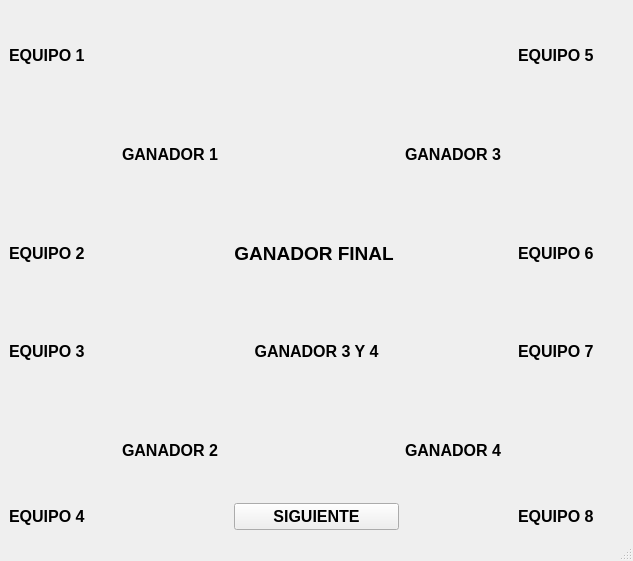
<?xml version="1.0" encoding="UTF-8"?>
<ui version="4.0">
 <class>MainWindow</class>
 <widget class="QMainWindow" name="MainWindow">
  <property name="geometry">
   <rect>
    <x>0</x>
    <y>0</y>
    <width>633</width>
    <height>561</height>
   </rect>
  </property>
  <property name="windowTitle">
   <string>Ventana7</string>
  </property>
  <widget class="QWidget" name="centralwidget">
   <layout class="QGridLayout" name="gridLayout">
    <item row="0" column="0">
     <widget class="QLabel" name="label">
      <property name="font">
       <font>
        <pointsize>12</pointsize>
        <weight>75</weight>
        <bold>true</bold>
       </font>
      </property>
      <property name="text">
       <string>EQUIPO 1</string>
      </property>
     </widget>
    </item>
    <item row="0" column="4">
     <widget class="QLabel" name="label_5">
      <property name="font">
       <font>
        <pointsize>12</pointsize>
        <weight>75</weight>
        <bold>true</bold>
       </font>
      </property>
      <property name="text">
       <string>EQUIPO 5 </string>
      </property>
     </widget>
    </item>
    <item row="1" column="1">
     <widget class="QLabel" name="label_10">
      <property name="font">
       <font>
        <pointsize>12</pointsize>
        <weight>75</weight>
        <bold>true</bold>
       </font>
      </property>
      <property name="text">
       <string>GANADOR 1 </string>
      </property>
     </widget>
    </item>
    <item row="1" column="3">
     <widget class="QLabel" name="label_11">
      <property name="font">
       <font>
        <pointsize>12</pointsize>
        <weight>75</weight>
        <bold>true</bold>
       </font>
      </property>
      <property name="text">
       <string>GANADOR 3</string>
      </property>
     </widget>
    </item>
    <item row="2" column="0">
     <widget class="QLabel" name="label_2">
      <property name="font">
       <font>
        <pointsize>12</pointsize>
        <weight>75</weight>
        <bold>true</bold>
       </font>
      </property>
      <property name="text">
       <string>EQUIPO 2 </string>
      </property>
     </widget>
    </item>
    <item row="2" column="2">
     <widget class="QLabel" name="label_13">
      <property name="font">
       <font>
        <pointsize>14</pointsize>
        <weight>75</weight>
        <bold>true</bold>
       </font>
      </property>
      <property name="text">
       <string>GANADOR FINAL </string>
      </property>
      <property name="alignment">
       <set>Qt::AlignCenter</set>
      </property>
     </widget>
    </item>
    <item row="2" column="4">
     <widget class="QLabel" name="label_6">
      <property name="font">
       <font>
        <pointsize>12</pointsize>
        <weight>75</weight>
        <bold>true</bold>
       </font>
      </property>
      <property name="text">
       <string>EQUIPO 6</string>
      </property>
     </widget>
    </item>
    <item row="3" column="0">
     <widget class="QLabel" name="label_3">
      <property name="font">
       <font>
        <pointsize>12</pointsize>
        <weight>75</weight>
        <bold>true</bold>
       </font>
      </property>
      <property name="text">
       <string>EQUIPO 3 </string>
      </property>
     </widget>
    </item>
    <item row="3" column="2">
     <widget class="QLabel" name="label_14">
      <property name="font">
       <font>
        <pointsize>12</pointsize>
        <weight>75</weight>
        <bold>true</bold>
       </font>
      </property>
      <property name="text">
       <string>GANADOR 3 Y 4</string>
      </property>
      <property name="alignment">
       <set>Qt::AlignCenter</set>
      </property>
     </widget>
    </item>
    <item row="3" column="4">
     <widget class="QLabel" name="label_7">
      <property name="font">
       <font>
        <pointsize>12</pointsize>
        <weight>75</weight>
        <bold>true</bold>
       </font>
      </property>
      <property name="text">
       <string>EQUIPO 7</string>
      </property>
     </widget>
    </item>
    <item row="4" column="1">
     <widget class="QLabel" name="label_9">
      <property name="font">
       <font>
        <pointsize>12</pointsize>
        <weight>75</weight>
        <bold>true</bold>
       </font>
      </property>
      <property name="text">
       <string>GANADOR 2</string>
      </property>
     </widget>
    </item>
    <item row="4" column="3">
     <widget class="QLabel" name="label_12">
      <property name="font">
       <font>
        <pointsize>12</pointsize>
        <weight>75</weight>
        <bold>true</bold>
       </font>
      </property>
      <property name="text">
       <string>GANADOR 4</string>
      </property>
     </widget>
    </item>
    <item row="5" column="0">
     <widget class="QLabel" name="label_4">
      <property name="font">
       <font>
        <pointsize>12</pointsize>
        <weight>75</weight>
        <bold>true</bold>
       </font>
      </property>
      <property name="text">
       <string>EQUIPO 4</string>
      </property>
     </widget>
    </item>
    <item row="5" column="2">
     <widget class="QPushButton" name="suiguiente_button">
      <property name="font">
       <font>
        <pointsize>12</pointsize>
        <weight>75</weight>
        <bold>true</bold>
       </font>
      </property>
      <property name="text">
       <string>SIGUIENTE</string>
      </property>
     </widget>
    </item>
    <item row="5" column="4">
     <widget class="QLabel" name="label_8">
      <property name="font">
       <font>
        <pointsize>12</pointsize>
        <weight>75</weight>
        <bold>true</bold>
       </font>
      </property>
      <property name="text">
       <string>EQUIPO 8 </string>
      </property>
     </widget>
    </item>
   </layout>
  </widget>
  <widget class="QMenuBar" name="menubar">
   <property name="geometry">
    <rect>
     <x>0</x>
     <y>0</y>
     <width>633</width>
     <height>21</height>
    </rect>
   </property>
  </widget>
  <widget class="QStatusBar" name="statusbar"/>
 </widget>
 <resources/>
 <connections/>
</ui>
